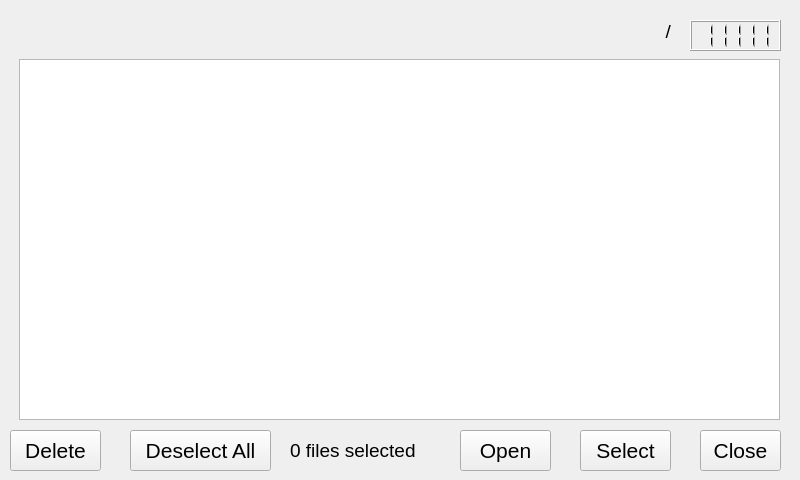
<?xml version="1.0" encoding="UTF-8"?>
<ui version="4.0">
 <class>ExtBrowser</class>
 <widget class="QWidget" name="ExtBrowser">
  <property name="geometry">
   <rect>
    <x>0</x>
    <y>0</y>
    <width>800</width>
    <height>480</height>
   </rect>
  </property>
  <property name="windowTitle">
   <string>Form</string>
  </property>
  <widget class="QPushButton" name="extBrowserCloseButton">
   <property name="geometry">
    <rect>
     <x>700</x>
     <y>430</y>
     <width>81</width>
     <height>41</height>
    </rect>
   </property>
   <property name="font">
    <font>
     <pointsize>16</pointsize>
    </font>
   </property>
   <property name="text">
    <string>Close</string>
   </property>
  </widget>
  <widget class="QPushButton" name="extBrowserSelectButton">
   <property name="geometry">
    <rect>
     <x>580</x>
     <y>430</y>
     <width>91</width>
     <height>41</height>
    </rect>
   </property>
   <property name="font">
    <font>
     <pointsize>16</pointsize>
    </font>
   </property>
   <property name="text">
    <string>Select</string>
   </property>
  </widget>
  <widget class="QPushButton" name="extBrowserDeleteSelectedButton">
   <property name="geometry">
    <rect>
     <x>10</x>
     <y>430</y>
     <width>91</width>
     <height>41</height>
    </rect>
   </property>
   <property name="font">
    <font>
     <pointsize>16</pointsize>
    </font>
   </property>
   <property name="text">
    <string>Delete</string>
   </property>
  </widget>
  <widget class="QLabel" name="extBrowserSelectedCountLabel">
   <property name="geometry">
    <rect>
     <x>290</x>
     <y>430</y>
     <width>161</width>
     <height>41</height>
    </rect>
   </property>
   <property name="font">
    <font>
     <pointsize>14</pointsize>
    </font>
   </property>
   <property name="text">
    <string>0 files selected</string>
   </property>
  </widget>
  <widget class="QWidget" name="gridLayoutWidget">
   <property name="geometry">
    <rect>
     <x>19</x>
     <y>59</y>
     <width>761</width>
     <height>361</height>
    </rect>
   </property>
   <layout class="QGridLayout" name="gridLayout">
    <item row="0" column="0">
     <widget class="QTableView" name="tableView"/>
    </item>
   </layout>
  </widget>
  <widget class="QPushButton" name="extBrowserDeselectAllButton">
   <property name="geometry">
    <rect>
     <x>130</x>
     <y>430</y>
     <width>141</width>
     <height>41</height>
    </rect>
   </property>
   <property name="font">
    <font>
     <pointsize>16</pointsize>
    </font>
   </property>
   <property name="text">
    <string>Deselect All</string>
   </property>
  </widget>
  <widget class="QPushButton" name="extBrowserOpenButton">
   <property name="geometry">
    <rect>
     <x>460</x>
     <y>430</y>
     <width>91</width>
     <height>41</height>
    </rect>
   </property>
   <property name="font">
    <font>
     <pointsize>16</pointsize>
    </font>
   </property>
   <property name="text">
    <string>Open</string>
   </property>
  </widget>
  <widget class="QLCDNumber" name="extBrowserClock">
   <property name="geometry">
    <rect>
     <x>690</x>
     <y>20</y>
     <width>91</width>
     <height>31</height>
    </rect>
   </property>
   <property name="value" stdset="0">
    <double>11111.000000000000000</double>
   </property>
  </widget>
  <widget class="QLabel" name="extBrowserPathLabel">
   <property name="geometry">
    <rect>
     <x>20</x>
     <y>16</y>
     <width>651</width>
     <height>31</height>
    </rect>
   </property>
   <property name="font">
    <font>
     <pointsize>14</pointsize>
    </font>
   </property>
   <property name="text">
    <string>/</string>
   </property>
   <property name="alignment">
    <set>Qt::AlignRight|Qt::AlignTrailing|Qt::AlignVCenter</set>
   </property>
  </widget>
 </widget>
 <resources/>
 <connections/>
</ui>
